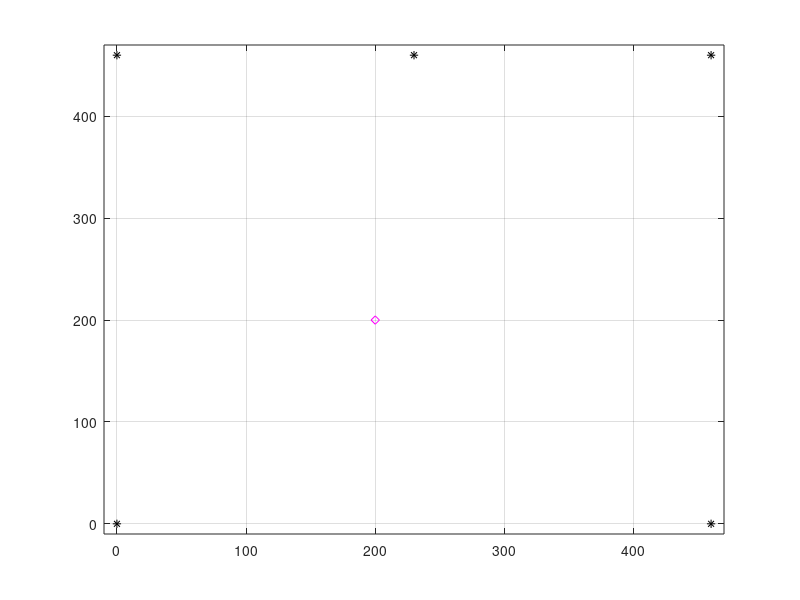

Recreate this plot in MATLAB. (Note: this script raises an error after producing the figure.)
cport = 5;		% Com port to use.
q = 1;

% log = [x,y,dir] % Variable to keep track of x y position
%
% 	rec = record();		% Record 24000 samples.
% 	times = ch_td(rec);	% Calculate all the times.
% 	pos = loc(times);	% Calculate the position.

%	code: 0xD073CDA6 ??????
setpref('dsp','portaudioHostApi',3) 

d_dist = 25; % distance in cm's to drive

A = [0 0];		%start position
dir = 90;		%start direction
B = [200 200];	%waypoint one
C = [];			%waypoint two

figure(1); % figure 1 is the figure to plot the progress of the car on the way
plot([0 460 0 460 230],[0 0 460 460 460],'*k');
xlim([-10 470]);
ylim([-10 470]);
grid on;
hold on;
plot([B(1)],[B(2)],'dm');
plot([C(1)],[C(2)],'dr');
legend('Microphones','Waypoint 1','Waypoint 2');

try
	
	% SETUP
	openCom(cport);
	setup_beacon(3750,'0xFEDBFF57',15000,4000);
	pause(0.1)
	EPOCommunications('transmit','A1');
	
% 	% FIRST LOCALISATION		
% 	[pos(1),pos(2),~] = position(A(1),A(2),0); Not necessary because of the
% 	input
	log(1,:) = [pos(1),pos(2),dir];
	
	% FIRST TURN
	angB = atan(B(2)/B(1)); % Check angle between m2-m1 and m2-B
	if abs(angB-dir) <= 90 % B in front of A
		th = calc_th(pos(1),pos(2),dir,B(1),B(2));
		turn(th);
		dir = mod((dir+th),360);
	else % B behind A
		turn(180);
		dir = mod((dir + 180),360);
		
		[pos(1),pos(2),~] = position(log(end,1),log(end,2),0);
		log(end+1,:) = [pos(1),pos(2),dir];
		
		th = calc_th(pos(1),pos(2),dir,B(1),B(2));
		turn(th);
		dir = mod((dir+th),360);
	end
	
	% Drive to chechpoint 1 (B)
	while not(q)
		
		[pos(1),pos(2),~] = position(log(end,1),log(end,2),0);
		log(end+1,:) = [pos(1),pos(2),dir];
		
		st = check_st(pos(1),pos(2),dir,B(1),B(2));
		if st ~= 0
			turn(st);
			dir = mod((dir + st),360);
			[pos(1),pos(2),~] = position(log(end,1),log(end,2),0);
			log(end+1,:) = [pos(1),pos(2),dir];
		else
			forward(d_dist);
			[pos(1),pos(2),dir] = position(log(end,1),log(end,2),1);
			log(end+1,:) = [pos(1),pos(2),dir];
		end
		
		% Drivey drivey stuff
		
		if length(log) > 1000
			log = log(2:end,:);
		end
	end
	
	input('Press enter to continue to the next waypoint.');
	q = 0;
	
	% Drvie to checkpoint 2 (C)
	while not(q)
		
		rec = record();		% Record 24000 samples.
		times = ch_td(rec);	% Calculate all the times.
		pos = loc(times);	% Calculate the position.
		
		% drivey drivey stuff 2
		
		break;
		
	end
	
	% Stop things at end of challenge
	EPOCommunications('transmit','A0');
	closeCom();
	
catch
	% In case of an error
	closeCom();
end
